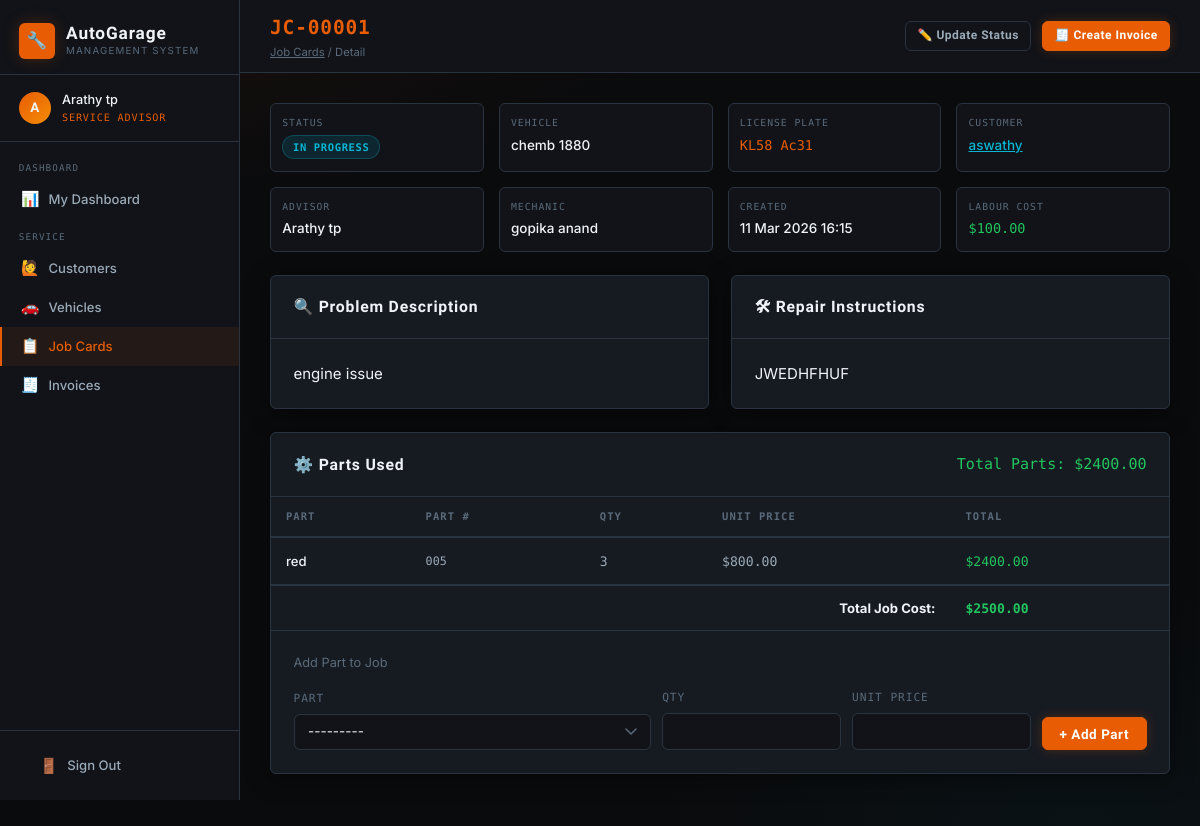
The page /jobs/1/ (signed in) on the database its author committed.
### core/models.py (models this page shows, shortened)
class UserProfile(models.Model):
    ROLE_CHOICES = [
        ('owner', 'Owner'),
        ('advisor', 'Service Advisor'),
        ('mechanic', 'Mechanic'),
        ('store_manager', 'Store Manager'),
    ]
    user = models.OneToOneField(User, on_delete=models.CASCADE, related_name='profile')
    role = models.CharField(max_length=20, choices=ROLE_CHOICES)
    phone = models.CharField(max_length=20, blank=True)
    created_at = models.DateTimeField(auto_now_add=True)

class JobCard(models.Model):
    STATUS_CHOICES = [
        ('pending', 'Pending'),
        ('in_progress', 'In Progress'),
        ('waiting_parts', 'Waiting for Parts'),
        ('completed', 'Completed'),
        ('delivered', 'Delivered'),
    ]
    job_number = models.CharField(max_length=20, unique=True, blank=True)
    vehicle = models.ForeignKey(Vehicle, on_delete=models.CASCADE, related_name='job_cards')
    advisor = models.ForeignKey(User, on_delete=models.SET_NULL, null=True, related_name='advised_jobs')
    mechanic = models.ForeignKey(User, on_delete=models.SET_NULL, null=True, blank=True, related_name='assigned_jobs')
    problem_description = models.TextField()
    repair_instructions = models.TextField(blank=True)
    status = models.CharField(max_length=20, choices=STATUS_CHOICES, default='pending')
    created_at = models.DateTimeField(auto_now_add=True)
    updated_at = models.DateTimeField(auto_now=True)
    completed_at = models.DateTimeField(null=True, blank=True)
    labour_cost = models.DecimalField(max_digits=10, decimal_places=2, default=0)
    notes = models.TextField(blank=True)
    def total_parts_cost(self):
        return sum(u.total_price for u in self.parts_used.all())
    def total_cost(self):
        return self.labour_cost + self.total_parts_cost()

class Vehicle(models.Model):
    customer = models.ForeignKey(Customer, on_delete=models.CASCADE, related_name='vehicles')
    make = models.CharField(max_length=50)
    model = models.CharField(max_length=50)
    year = models.PositiveIntegerField()
    license_plate = models.CharField(max_length=20, unique=True)
    vin = models.CharField(max_length=50, blank=True)
    color = models.CharField(max_length=30, blank=True)
    mileage = models.PositiveIntegerField(default=0)

class Customer(models.Model):
    name = models.CharField(max_length=100)
    email = models.EmailField(blank=True)
    phone = models.CharField(max_length=20)
    address = models.TextField(blank=True)
    created_at = models.DateTimeField(auto_now_add=True)
    created_by = models.ForeignKey(User, on_delete=models.SET_NULL, null=True)

class JobPartUsage(models.Model):
    job_card = models.ForeignKey(JobCard, on_delete=models.CASCADE, related_name='parts_used')
    part = models.ForeignKey(SparePart, on_delete=models.CASCADE)
    quantity = models.PositiveIntegerField()
    unit_price = models.DecimalField(max_digits=10, decimal_places=2)
    @property
    def total_price(self):
        return self.quantity * self.unit_price

class SparePart(models.Model):
    name = models.CharField(max_length=150)
    part_number = models.CharField(max_length=50, unique=True)
    category = models.ForeignKey(PartCategory, on_delete=models.SET_NULL, null=True)
    supplier = models.ForeignKey(Supplier, on_delete=models.SET_NULL, null=True, blank=True)
    unit_price = models.DecimalField(max_digits=10, decimal_places=2)
    stock_quantity = models.PositiveIntegerField(default=0)
    minimum_stock = models.PositiveIntegerField(default=5)
    location = models.CharField(max_length=50, blank=True)
    created_at = models.DateTimeField(auto_now_add=True)
    updated_at = models.DateTimeField(auto_now=True)
    def __str__(self):
        return f"{self.name} ({self.part_number})"

### core/views.py (the view)
# urls.py: path('jobs/<int:pk>/', views.job_detail, name='job_detail'),
@login_required
def job_detail(request, pk):
    job = get_object_or_404(JobCard, pk=pk)
    parts_used = job.parts_used.select_related('part').all()
    part_form = JobPartUsageForm()
    return render(request, 'core/job_detail.html', {
        'job': job, 'parts_used': parts_used, 'part_form': part_form
    })

### core/forms.py
class JobPartUsageForm(forms.ModelForm):
    class Meta:
        model = JobPartUsage
        fields = ['part', 'quantity', 'unit_price']
        widgets = {
            'part': forms.Select(attrs={'class': 'form-input'}),
            'quantity': forms.NumberInput(attrs={'class': 'form-input'}),
            'unit_price': forms.NumberInput(attrs={'class': 'form-input', 'step': '0.01'}),
        }

### core/templates/core/job_detail.html (shortened to what this page needs)
{% extends 'core/base.html' %}
{% block page_title %}<span class="job-number">{{ job.job_number }}</span>{% endblock %}
{% block breadcrumb %}<a href="{% url 'job_list' %}" style="color:var(--text-3);">Job Cards</a> / Detail{% endblock %}
{% block topbar_actions %}
<a href="{% url 'job_update_status' job.pk %}" class="btn btn-secondary btn-sm">✏️ Update Status</a>
{% if not job.invoice %}
<a href="{% url 'invoice_create' job.pk %}" class="btn btn-primary btn-sm">🧾 Create Invoice</a>
{% else %}
<a href="{% url 'invoice_detail' job.invoice.pk %}" class="btn btn-teal btn-sm">🧾 View Invoice</a>
{% endif %}
{% endblock %}
{% block content %}
<div class="job-meta-grid mb-3">
  <div class="job-meta-item"><div class="job-meta-label">Status</div><div class="job-meta-value"><span class="badge badge-{{ job.status }}">{{ job.get_status_display }}</span></div></div>
  <div class="job-meta-item"><div class="job-meta-label">Vehicle</div><div class="job-meta-value">{{ job.vehicle.make }} {{ job.vehicle.model }}</div></div>
  <div class="job-meta-item"><div class="job-meta-label">License Plate</div><div class="job-meta-value text-mono text-accent">{{ job.vehicle.license_plate }}</div></div>
  <div class="job-meta-item"><div class="job-meta-label">Customer</div><div class="job-meta-value"><a href="{% url 'customer_detail' job.vehicle.customer.pk %}" style="color:var(--teal);">{{ job.vehicle.customer.name }}</a></div></div>
  <div class="job-meta-item"><div class="job-meta-label">Advisor</div><div class="job-meta-value">{{ job.advisor.get_full_name|default:job.advisor.username|default:"—" }}</div></div>
  <div class="job-meta-item"><div class="job-meta-label">Mechanic</div><div class="job-meta-value">{{ job.mechanic.get_full_name|default:job.mechanic.username|default:"Unassigned" }}</div></div>
  <div class="job-meta-item"><div class="job-meta-label">Created</div><div class="job-meta-value">{{ job.created_at|date:"d M Y H:i" }}</div></div>
  <div class="job-meta-item"><div class="job-meta-label">Labour Cost</div><div class="job-meta-value text-green text-mono">${{ job.labour_cost }}</div></div>
</div>
<div class="grid-2 mb-3">
  <div class="card">
    <div class="card-header"><span class="card-title">🔍 Problem Description</span></div>
    <div class="card-body"><p>{{ job.problem_description }}</p></div>
  </div>
  {% if job.repair_instructions %}
  <div class="card">
    <div class="card-header"><span class="card-title">🛠 Repair Instructions</span></div>
    <div class="card-body"><p>{{ job.repair_instructions }}</p></div>
  </div>
  {% endif %}
</div>
<div class="card mb-3">
  <div class="card-header"><span class="card-title">⚙️ Parts Used</span>
    <span class="text-mono text-green">Total Parts: ${{ job.total_parts_cost }}</span>
  </div>
  <div class="table-wrap"><table>
    <thead><tr><th>Part</th><th>Part #</th><th>Qty</th><th>Unit Price</th><th>Total</th></tr></thead>
    <tbody>
      {% for usage in parts_used %}
      <tr>
        <td>{{ usage.part.name }}</td>
        <td class="text-mono" style="font-size:0.78rem;">{{ usage.part.part_number }}</td>
        <td class="text-mono">{{ usage.quantity }}</td>
        <td class="text-mono">${{ usage.unit_price }}</td>
        <td class="text-mono text-green">${{ usage.total_price }}</td>
      </tr>
      {% empty %}<tr><td colspan="5" class="text-center text-muted">No parts recorded</td></tr>
      {% endfor %}
    </tbody>
    {% if parts_used %}
    <tfoot>
      <tr style="border-top:2px solid var(--border);">
        <td colspan="4" class="text-right font-bold" style="padding:0.75rem 1rem;">Total Job Cost:</td>
        <td class="text-mono text-green font-bold" style="padding:0.75rem 1rem;">${{ job.total_cost }}</td>
      </tr>
    </tfoot>
    {% endif %}
  </table></div>
  <div class="card-body" style="border-top:1px solid var(--border);">
    <p class="text-muted mb-2" style="font-size:0.85rem;">Add Part to Job</p>
    {% if request.user.profile.role == "owner" or request.user.profile.role == "advisor" %}
    <form method="post" action="{% url 'job_add_part' job.pk %}" style="display:flex;gap:0.75rem;flex-wrap:wrap;align-items:flex-end;">
        <div class="form-group" style="flex:2;min-width:160px;">
          <label>Part</label>{{ part_form.part }}
        </div>
        <div class="form-group" style="flex:1;min-width:80px;">
          <label>Qty</label>{{ part_form.quantity }}
        </div>
        <div class="form-group" style="flex:1;min-width:100px;">
          <label>Unit Price</label>{{ part_form.unit_price }}
        </div>
        <button type="submit" class="btn btn-primary">+ Add Part</button>
    </form>
    {% else %}
    <div style="padding:10px;color:#f59e0b;font-size:0.9rem;">
        ⚠️ Only Owner or Service Advisor can add parts to this job.
    </div>
    {% endif %}
  </div>
</div>
{% endblock %}

### core/templates/core/base.html (shortened to what this page needs)
{% load static %}
<!DOCTYPE html>
<html lang="en">
<head>
  <link rel="stylesheet" href="{% static 'core/css/style.css' %}">
</head>
<body>
<div class="layout">
  <aside class="sidebar">
    <div class="sidebar-brand">
      <a href="{% url 'dashboard' %}" class="logo">
        <div class="logo-icon">🔧</div>
        <div>
          <div class="logo-text">AutoGarage</div>
          <div class="logo-sub">Management System</div>
        </div>
      </a>
    </div>
    <div class="sidebar-user">
      <div class="user-avatar">{{ request.user.username|first|upper }}</div>
      <div>
        <div class="user-name">{{ request.user.get_full_name|default:request.user.username }}</div>
        <div class="user-role">
          {% if request.user.is_superuser %}Owner{% else %}{{ request.user.profile.get_role_display }}{% endif %}
        </div>
      </div>
    </div>
    <nav class="sidebar-nav">
      {% with role=request.user.profile.role|default:"owner" %}
      {% if request.user.is_superuser or role == "owner" %}
      <div class="nav-section">
        <div class="nav-section-label">Overview</div>
        <a href="{% url 'owner_dashboard' %}" class="nav-link {% if request.resolver_match.url_name == 'owner_dashboard' %}active{% endif %}">
          <span class="icon">📊</span><span>Dashboard</span>
        </a>
        <a href="{% url 'reports' %}" class="nav-link {% if request.resolver_match.url_name == 'reports' %}active{% endif %}">
          <span class="icon">📈</span><span>Reports</span>
        </a>
      </div>
      <div class="nav-section">
        <div class="nav-section-label">People</div>
        <a href="{% url 'staff_list' %}" class="nav-link {% if 'staff' in request.resolver_match.url_name %}active{% endif %}">
          <span class="icon">👥</span><span>Staff</span>
        </a>
        <a href="{% url 'customer_list' %}" class="nav-link {% if 'customer' in request.resolver_match.url_name %}active{% endif %}">
          <span class="icon">🙋</span><span>Customers</span>
        </a>
      </div>
      <div class="nav-section">
        <div class="nav-section-label">Operations</div>
        <a href="{% url 'vehicle_list' %}" class="nav-link {% if 'vehicle' in request.resolver_match.url_name %}active{% endif %}">
          <span class="icon">🚗</span><span>Vehicles</span>
        </a>
        <a href="{% url 'job_list' %}" class="nav-link {% if 'job' in request.resolver_match.url_name %}active{% endif %}">
          <span class="icon">📋</span><span>Job Cards</span>
        </a>
        <a href="{% url 'invoice_list' %}" class="nav-link {% if 'invoice' in request.resolver_match.url_name %}active{% endif %}">
          <span class="icon">🧾</span><span>Invoices</span>
        </a>
      </div>
      <div class="nav-section">
        <div class="nav-section-label">Inventory</div>
        <a href="{% url 'parts_list' %}" class="nav-link {% if 'part' in request.resolver_match.url_name %}active{% endif %}">
          <span class="icon">⚙️</span><span>Spare Parts</span>
        </a>
        <a href="{% url 'category_list' %}" class="nav-link {% if 'category' in request.resolver_match.url_name %}active{% endif %}">
          <span class="icon">🏷️</span><span>Categories</span>
        </a>
        <a href="{% url 'supplier_list' %}" class="nav-link {% if 'supplier' in request.resolver_match.url_name %}active{% endif %}">
          <span class="icon">🏭</span><span>Suppliers</span>
        </a>
      </div>
      {% elif role == "advisor" %}
      <div class="nav-section">
        <div class="nav-section-label">Dashboard</div>
        <a href="{% url 'advisor_dashboard' %}" class="nav-link {% if request.resolver_match.url_name == 'advisor_dashboard' %}active{% endif %}">
          <span class="icon">📊</span><span>My Dashboard</span>
        </a>
      </div>
      <div class="nav-section">
        <div class="nav-section-label">Service</div>
        <a href="{% url 'customer_list' %}" class="nav-link {% if 'customer' in request.resolver_match.url_name %}active{% endif %}">
          <span class="icon">🙋</span><span>Customers</span>
        </a>
        <a href="{% url 'vehicle_list' %}" class="nav-link {% if 'vehicle' in request.resolver_match.url_name %}active{% endif %}">
          <span class="icon">🚗</span><span>Vehicles</span>
        </a>
        <a href="{% url 'job_list' %}" class="nav-link {% if 'job' in request.resolver_match.url_name %}active{% endif %}">
          <span class="icon">📋</span><span>Job Cards</span>
        </a>
        <a href="{% url 'invoice_list' %}" class="nav-link {% if 'invoice' in request.resolver_match.url_name %}active{% endif %}">
          <span class="icon">🧾</span><span>Invoices</span>
        </a>
      </div>
      {% endif %}
      {% endwith %}
    </nav>
    <div class="sidebar-footer">
      <a href="{% url 'logout' %}" class="nav-link">
        <span class="icon">🚪</span><span>Sign Out</span>
      </a>
    </div>
  </aside>
  <div class="main">
    <div class="topbar">
      <div class="page-title">
        {% block page_title %}Dashboard{% endblock %}
        <span class="breadcrumb">{% block breadcrumb %}{% endblock %}</span>
      </div>
      <div class="topbar-actions">
        {% block topbar_actions %}{% endblock %}
      </div>
    </div>
    <div class="content">
      {% block content %}{% endblock %}
    </div>
  </div>
</div>
</body>
</html>

### rows shown on the page
JobCard: job_number "JC-00001", status "IN PROGRESS", vehicle.make "chemb", vehicle.model "1880", vehicle.license_plate "KL58 Ac31", vehicle.customer.name "aswathy", advisor.get_full_name "Arathy tp", mechanic.get_full_name "gopika anand", created_at "11 Mar 2026 16:15", labour_cost "100.00", problem_description "engine issue", repair_instructions "JWEDHFHUF", total_parts_cost "2400.00", total_cost "2500.00"
JobPartUsage: part.name "red", part.part_number "005", quantity "3", unit_price "800.00", total_price "2400.00"

### other values the page prints
{{ request.user.username|first|upper }} "A"
{{ request.user.get_full_name|default:request.user.username }} "Arathy tp"
{{ request.user.profile.get_role_display }} "SERVICE ADVISOR"
